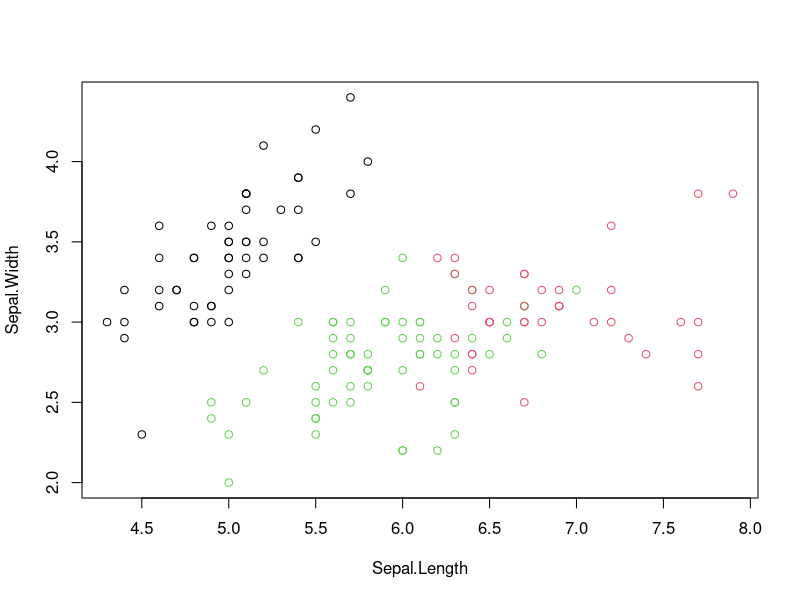

Recreate this plot in R.
# ===============================================
#    Non-Hierarchical Clusterng : 비계층적 군집분석 
# ===============================================
# 처음부터 군집 갯수를 정해두고 최적의 Clustering 수행 

# > Kmeans -> 'seeds' : 군집 생성 중심 points 

# 데이터 준비 
data(iris)
newiris <- iris
newiris$Species <- NULL 

# 훈련(학습)
kc <- kmeans(newiris,3) # 3개의 군집으로 나눔 

# 결과 비교 
table(iris$Species, kc$cluster) 
# > 목적집단(Species)를 지정해두지 않고 특성값들의 거리로만 구분한 군집이 실제 집단(Species)와 얼마나 일치하는지 
#             1  2  3
# setosa      50 0 17
# versicolor  0 2  48     --> 2: virginica/ 3 : versicolor
# virginica   0 36  0


# 시각화 
plot(newiris[c("Sepal.Length", "Sepal.Width")], col = kc$cluster)
#  두 개의 변수 사용하여 데이터를 색깔로 구분된 클러스터링 결과로 시각화
